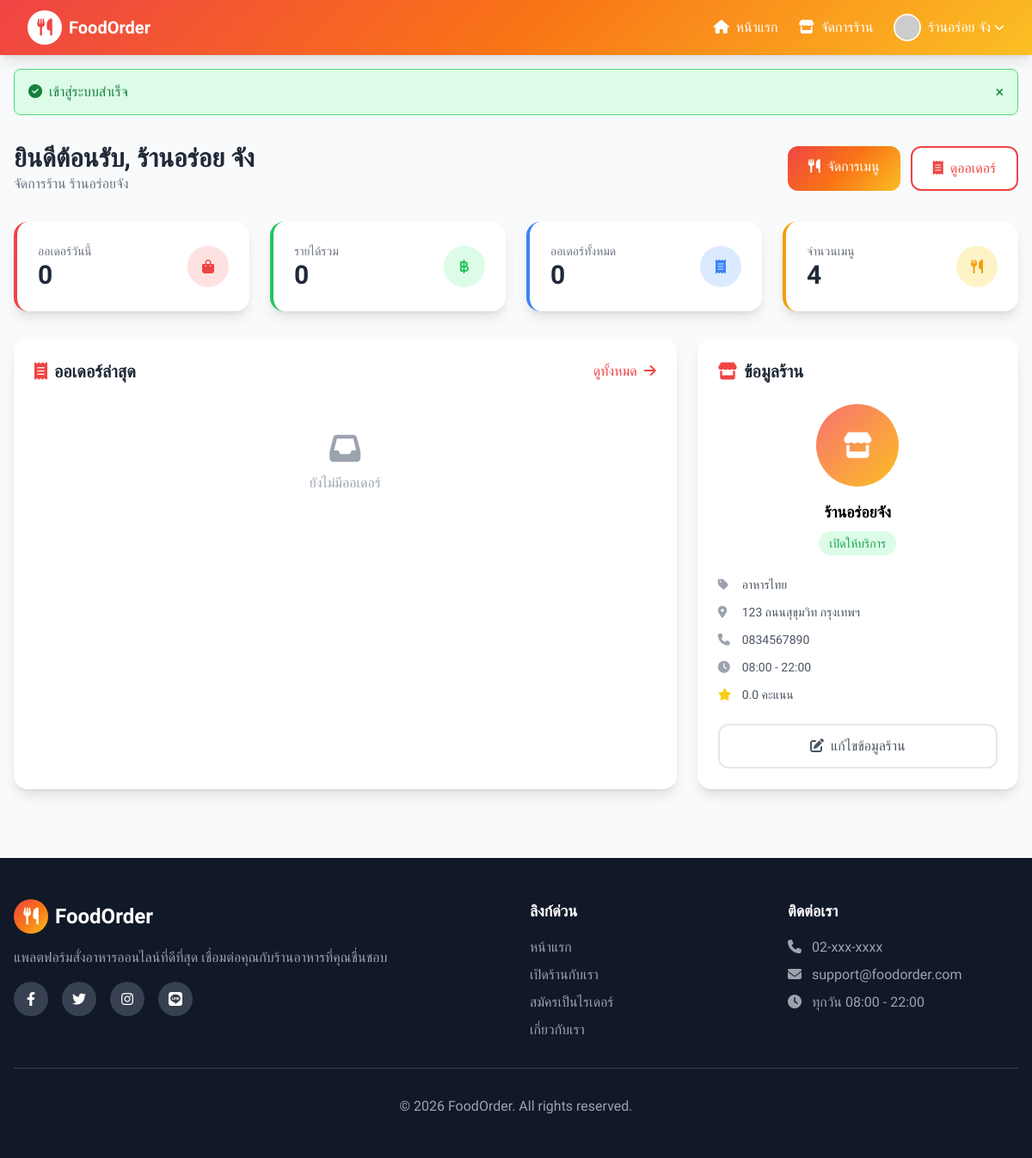
Page /dashboard.php (signed in) on the committed database.
### tables this page shows
CREATE TABLE IF NOT EXISTS users (
    id INT PRIMARY KEY AUTO_INCREMENT,
    username VARCHAR(50) NOT NULL UNIQUE,
    email VARCHAR(100) NOT NULL UNIQUE,
    password VARCHAR(255) NOT NULL,
    full_name VARCHAR(100) NOT NULL,
    phone VARCHAR(20),
    address TEXT,
    role ENUM('customer', 'seller', 'rider', 'admin') DEFAULT 'customer',
    credit_balance DECIMAL(10,2) DEFAULT 0.00,
    avatar VARCHAR(255),
    status ENUM('active', 'inactive', 'banned') DEFAULT 'active',
    created_at TIMESTAMP DEFAULT CURRENT_TIMESTAMP,
    updated_at TIMESTAMP DEFAULT CURRENT_TIMESTAMP ON UPDATE CURRENT_TIMESTAMP
);

CREATE TABLE IF NOT EXISTS restaurants (
    id INT PRIMARY KEY AUTO_INCREMENT,
    owner_id INT NOT NULL,
    name VARCHAR(100) NOT NULL,
    description TEXT,
    address TEXT NOT NULL,
    phone VARCHAR(20),
    image VARCHAR(255),
    category VARCHAR(50),
    opening_time TIME DEFAULT '08:00:00',
    closing_time TIME DEFAULT '22:00:00',
    status ENUM('pending', 'approved', 'rejected', 'closed') DEFAULT 'pending',
    rating DECIMAL(2,1) DEFAULT 0.0,
    total_orders INT DEFAULT 0,
    created_at TIMESTAMP DEFAULT CURRENT_TIMESTAMP,
    updated_at TIMESTAMP DEFAULT CURRENT_TIMESTAMP ON UPDATE CURRENT_TIMESTAMP,
    FOREIGN KEY (owner_id) REFERENCES users(id) ON DELETE CASCADE
);

### database.php (called while the page is built, shortened)
<?php
function getFlash()
{
    if (isset($_SESSION['flash'])) {
        $flash = $_SESSION['flash'];
        return $flash;
    }
    return null;
}
function baseUrl($path = '')
{
    return SITE_URL . '/' . ltrim($path, '/');
}
?>

### auth.php (called while the page is built, shortened)
<?php
require_once __DIR__ . '/database.php';
function isLoggedIn() {
    return isset($_SESSION['user_id']);
}
function getCurrentUser() {
    $db = getDB();
    $stmt = $db->prepare("SELECT * FROM users WHERE id = ?");
    $stmt->execute([$_SESSION['user_id']]);
    return $stmt->fetch();
}
?>

### dashboard.php (the view, shortened to what this page needs)
<?php
require_once __DIR__ . '/../config/auth.php';
require_once __DIR__ . '/../includes/header.php';
$user = getCurrentUser();
$db = getDB();
$stmt = $db->prepare("SELECT * FROM restaurants WHERE owner_id = ?");
$stmt->execute([$user['id']]);
$restaurant = $stmt->fetch();
$stmt = $db->prepare("SELECT COUNT(*) as total FROM orders WHERE restaurant_id = ?");
$stmt->execute([$restaurant['id']]);
$totalOrders = $stmt->fetch()['total'];
$stmt = $db->prepare("SELECT COUNT(*) as total FROM orders WHERE restaurant_id = ? AND DATE(created_at) = CURDATE()");
$stmt->execute([$restaurant['id']]);
$todayOrders = $stmt->fetch()['total'];
$stmt = $db->prepare("SELECT COALESCE(SUM(total_amount), 0) as total FROM orders WHERE restaurant_id = ? AND payment_status = 'paid'");
$stmt->execute([$restaurant['id']]);
$totalRevenue = $stmt->fetch()['total'];
$stmt = $db->prepare("SELECT COUNT(*) as total FROM menu_items WHERE restaurant_id = ?");
$stmt->execute([$restaurant['id']]);
$menuCount = $stmt->fetch()['total'];
$stmt = $db->prepare("SELECT o.*, u.full_name as customer_name, u.phone as customer_phone
                      FROM orders o
                      JOIN users u ON o.customer_id = u.id
                      WHERE o.restaurant_id = ?
                      ORDER BY o.created_at DESC LIMIT 5");
$stmt->execute([$restaurant['id']]);
$recentOrders = $stmt->fetchAll();
?>
<div class="max-w-7xl mx-auto px-4 py-8">
    <div class="flex flex-col md:flex-row md:items-center md:justify-between mb-8">
        <div>
            <h1 class="text-3xl font-bold text-gray-800">ยินดีต้อนรับ, <?= htmlspecialchars($user['full_name']) ?></h1>
            <p class="text-gray-500">จัดการร้าน <?= htmlspecialchars($restaurant['name']) ?></p>
        </div>
        <div class="flex gap-3 mt-4 md:mt-0">
            <a href="<?= baseUrl('seller/menu.php') ?>" class="gradient-bg text-white px-6 py-3 rounded-xl font-medium hover:opacity-90 transition">
                <i class="fas fa-utensils mr-2"></i>จัดการเมนู
            </a>
            <a href="<?= baseUrl('seller/orders.php') ?>" class="bg-white border-2 border-primary-500 text-primary-500 px-6 py-3 rounded-xl font-medium hover:bg-primary-50 transition">
                <i class="fas fa-receipt mr-2"></i>ดูออเดอร์
            </a>
        </div>
    </div>
    <div class="grid grid-cols-1 md:grid-cols-2 lg:grid-cols-4 gap-6 mb-8">
        <div class="bg-white rounded-2xl shadow-lg p-6 border-l-4 border-primary-500">
            <div class="flex items-center justify-between">
                <div>
                    <p class="text-gray-500 text-sm">ออเดอร์วันนี้</p>
                    <p class="text-3xl font-bold text-gray-800"><?= $todayOrders ?></p>
                </div>
                <div class="w-12 h-12 bg-primary-100 rounded-full flex items-center justify-center">
                    <i class="fas fa-shopping-bag text-primary-500"></i>
                </div>
            </div>
        </div>
        <div class="bg-white rounded-2xl shadow-lg p-6 border-l-4 border-green-500">
            <div class="flex items-center justify-between">
                <div>
                    <p class="text-gray-500 text-sm">รายได้รวม</p>
                    <p class="text-3xl font-bold text-gray-800"><?= number_format($totalRevenue) ?></p>
                </div>
                <div class="w-12 h-12 bg-green-100 rounded-full flex items-center justify-center">
                    <i class="fas fa-baht-sign text-green-500"></i>
                </div>
            </div>
        </div>
        <div class="bg-white rounded-2xl shadow-lg p-6 border-l-4 border-blue-500">
            <div class="flex items-center justify-between">
                <div>
                    <p class="text-gray-500 text-sm">ออเดอร์ทั้งหมด</p>
                    <p class="text-3xl font-bold text-gray-800"><?= $totalOrders ?></p>
                </div>
                <div class="w-12 h-12 bg-blue-100 rounded-full flex items-center justify-center">
                    <i class="fas fa-receipt text-blue-500"></i>
                </div>
            </div>
        </div>
        <div class="bg-white rounded-2xl shadow-lg p-6 border-l-4 border-accent-500">
            <div class="flex items-center justify-between">
                <div>
                    <p class="text-gray-500 text-sm">จำนวนเมนู</p>
                    <p class="text-3xl font-bold text-gray-800"><?= $menuCount ?></p>
                </div>
                <div class="w-12 h-12 bg-accent-100 rounded-full flex items-center justify-center">
                    <i class="fas fa-utensils text-accent-500"></i>
                </div>
            </div>
        </div>
    </div>
    <div class="grid grid-cols-1 lg:grid-cols-3 gap-6">
        <div class="lg:col-span-2 bg-white rounded-2xl shadow-lg p-6">
            <div class="flex items-center justify-between mb-6">
                <h2 class="text-xl font-bold text-gray-800">
                    <i class="fas fa-receipt mr-2 text-primary-500"></i>ออเดอร์ล่าสุด
                </h2>
                <a href="<?= baseUrl('seller/orders.php') ?>" class="text-primary-500 hover:underline">
                    ดูทั้งหมด <i class="fas fa-arrow-right ml-1"></i>
                </a>
            </div>
            <?php if (empty($recentOrders)): ?>
                <div class="text-center py-8 text-gray-400">
                    <i class="fas fa-inbox text-4xl mb-2"></i>
                    <p>ยังไม่มีออเดอร์</p>
                </div>
            <?php endif; ?>
        </div>
        <div class="bg-white rounded-2xl shadow-lg p-6">
            <h2 class="text-xl font-bold text-gray-800 mb-6">
                <i class="fas fa-store mr-2 text-primary-500"></i>ข้อมูลร้าน
            </h2>
            <div class="text-center mb-6">
                <div class="w-24 h-24 mx-auto rounded-full bg-gradient-to-br from-primary-400 to-accent-400 overflow-hidden mb-4">
                    <?php if ($restaurant['image']): ?>
                        <img src="<?= baseUrl('uploads/' . $restaurant['image']) ?>" class="w-full h-full object-cover">
                    <?php else: ?>
                        <div class="w-full h-full flex items-center justify-center">
                            <i class="fas fa-store text-3xl text-white"></i>
                        </div>
                    <?php endif; ?>
                </div>
                <h3 class="font-bold text-lg"><?= htmlspecialchars($restaurant['name']) ?></h3>
                <span class="inline-block px-3 py-1 rounded-full text-sm bg-<?= $restaurant['status'] === 'approved' ? 'green' : 'yellow' ?>-100 text-<?= $restaurant['status'] === 'approved' ? 'green' : 'yellow' ?>-600 mt-2">
                    <?= $restaurant['status'] === 'approved' ? 'เปิดให้บริการ' : 'รอการอนุมัติ' ?>
                </span>
            </div>
            <div class="space-y-3 text-sm">
                <p class="flex items-center text-gray-600">
                    <i class="fas fa-tag mr-3 text-gray-400 w-4"></i>
                    <?= htmlspecialchars($restaurant['category'] ?? '-') ?>
                </p>
                <p class="flex items-center text-gray-600">
                    <i class="fas fa-map-marker-alt mr-3 text-gray-400 w-4"></i>
                    <?= htmlspecialchars($restaurant['address']) ?>
                </p>
                <p class="flex items-center text-gray-600">
                    <i class="fas fa-phone mr-3 text-gray-400 w-4"></i>
                    <?= htmlspecialchars($restaurant['phone']) ?>
                </p>
                <p class="flex items-center text-gray-600">
                    <i class="fas fa-clock mr-3 text-gray-400 w-4"></i>
                    <?= substr($restaurant['opening_time'], 0, 5) ?> - <?= substr($restaurant['closing_time'], 0, 5) ?>
                </p>
                <p class="flex items-center text-gray-600">
                    <i class="fas fa-star mr-3 text-yellow-400 w-4"></i>
                    <?= number_format($restaurant['rating'], 1) ?> คะแนน
                </p>
            </div>
            <a href="<?= baseUrl('seller/register.php?edit=1') ?>" class="block w-full text-center mt-6 py-3 border-2 border-gray-200 rounded-xl text-gray-600 hover:border-primary-500 hover:text-primary-500 transition">
                <i class="fas fa-edit mr-2"></i>แก้ไขข้อมูลร้าน
            </a>
        </div>
    </div>
</div>
<?php require_once __DIR__ . '/../includes/footer.php'; ?>

### header.php (shortened to what this page needs)
<?php require_once __DIR__ . '/../config/auth.php'; ?>
<!DOCTYPE html>
<html lang="th">
<head>
    <script src="https://cdn.tailwindcss.com"></script>
    <link rel="stylesheet" href="https://cdnjs.cloudflare.com/ajax/libs/font-awesome/6.4.0/css/all.min.css">
</head>
<body class="bg-gray-50 font-prompt min-h-screen">
    <nav class="gradient-bg shadow-lg sticky top-0 z-50">
        <div class="max-w-7xl mx-auto px-4 sm:px-6 lg:px-8">
            <div class="flex justify-between items-center h-16">
                <a href="<?= baseUrl() ?>" class="flex items-center space-x-2">
                    <div class="w-10 h-10 bg-white rounded-full flex items-center justify-center">
                        <i class="fas fa-utensils text-primary-500 text-xl"></i>
                    </div>
                    <span class="text-white font-bold text-xl"><?= SITE_NAME ?></span>
                </a>
                <div class="hidden md:flex items-center space-x-6">
                    <a href="<?= baseUrl() ?>" class="text-white hover:text-accent-200 transition">
                        <i class="fas fa-home mr-1"></i> หน้าแรก
                    </a>
                    <?php if (isLoggedIn()): ?>
                        <?php $user = getCurrentUser(); ?>
                        <?php if ($user['role'] === 'customer'): ?>
                            <a href="<?= baseUrl('cart.php') ?>" class="text-white hover:text-accent-200 transition relative">
                                <i class="fas fa-shopping-cart mr-1"></i> ตะกร้า
                                <span id="cart-count" class="absolute -top-2 -right-2 bg-accent-400 text-white text-xs rounded-full w-5 h-5 flex items-center justify-center">0</span>
                            </a>
                            <a href="<?= baseUrl('orders.php') ?>" class="text-white hover:text-accent-200 transition">
                                <i class="fas fa-receipt mr-1"></i> ออเดอร์
                            </a>
                            <a href="<?= baseUrl('topup.php') ?>" class="text-white hover:text-accent-200 transition">
                                <i class="fas fa-wallet mr-1"></i> <?= formatMoney($user['credit_balance']) ?>
                            </a>
                        <?php elseif ($user['role'] === 'seller'): ?>
                            <a href="<?= baseUrl('seller/dashboard.php') ?>" class="text-white hover:text-accent-200 transition">
                                <i class="fas fa-store mr-1"></i> จัดการร้าน
                            </a>
                        <?php elseif ($user['role'] === 'rider'): ?>
                            <a href="<?= baseUrl('rider/dashboard.php') ?>" class="text-white hover:text-accent-200 transition">
                                <i class="fas fa-motorcycle mr-1"></i> งานส่ง
                            </a>
                        <?php elseif ($user['role'] === 'admin'): ?>
                            <a href="<?= baseUrl('admin/dashboard.php') ?>" class="text-white hover:text-accent-200 transition">
                                <i class="fas fa-cog mr-1"></i> แอดมิน
                            </a>
                        <?php endif; ?>
                        <div class="relative group">
                            <button class="flex items-center text-white hover:text-accent-200 transition">
                                <img src="<?= $user['avatar'] ? baseUrl('uploads/' . $user['avatar']) : 'https://ui-avatars.com/api/?name=' . urlencode($user['full_name']) . '&background=random' ?>"
                                     class="w-8 h-8 rounded-full mr-2 border-2 border-white">
                                <?= htmlspecialchars($user['full_name']) ?>
                                <i class="fas fa-chevron-down ml-1 text-xs"></i>
                            </button>
                        </div>
                    <?php endif; ?>
                </div>
            </div>
        </div>
    </nav>
    <?php $flash = getFlash(); ?>
    <?php if ($flash): ?>
        <div class="max-w-7xl mx-auto px-4 mt-4">
            <div class="<?= $flash['type'] === 'success' ? 'bg-green-100 border-green-400 text-green-700' : 'bg-red-100 border-red-400 text-red-700' ?> px-4 py-3 rounded-lg border flex items-center justify-between">
                <span><i class="fas <?= $flash['type'] === 'success' ? 'fa-check-circle' : 'fa-exclamation-circle' ?> mr-2"></i><?= $flash['message'] ?></span>
                <button onclick="this.parentElement.remove()" class="text-lg">&times;</button>
            </div>
        </div>
    <?php endif; ?>
    <main>

### header.php (style rules this page uses)
body { font-family: 'Prompt', sans-serif; }
.gradient-bg { background: linear-gradient(135deg, #ef4444 0%, #f97316 50%, #fbbf24 100%); }

### rows in the picture
users: full_name "ร้านอร่อย จัง"
restaurants: name "ร้านอร่อยจัง", category "อาหารไทย", address "123 ถนนสุขุมวิท กรุงเทพฯ", phone "0834567890", opening_time "08:00", closing_time "22:00", rating "0.0"

### other values in the picture
SITE_NAME "FoodOrder"
$flash['message'] "เข้าสู่ระบบสำเร็จ"
$todayOrders "0"
$totalRevenue "0"
$totalOrders "0"
$menuCount "4"
